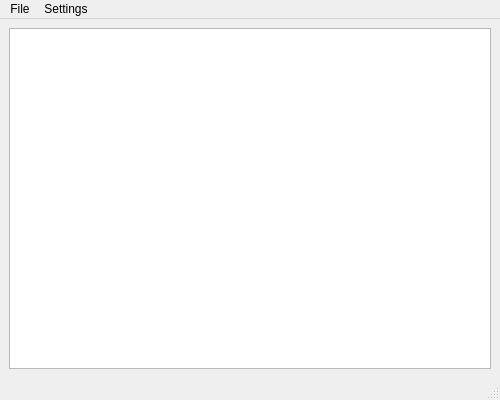
<?xml version="1.0" encoding="UTF-8"?>
<ui version="4.0">
 <class>MainWindow</class>
 <widget class="QMainWindow" name="MainWindow">
  <property name="geometry">
   <rect>
    <x>0</x>
    <y>0</y>
    <width>500</width>
    <height>400</height>
   </rect>
  </property>
  <property name="windowTitle">
   <string>MainWindow</string>
  </property>
  <widget class="QWidget" name="centralwidget">
   <layout class="QFormLayout" name="formLayout_2">
    <item row="0" column="0" colspan="2">
     <widget class="QTextEdit" name="textEdit">
      <property name="enabled">
       <bool>true</bool>
      </property>
     </widget>
    </item>
   </layout>
  </widget>
  <widget class="QMenuBar" name="menubar">
   <property name="geometry">
    <rect>
     <x>0</x>
     <y>0</y>
     <width>500</width>
     <height>23</height>
    </rect>
   </property>
   <widget class="QMenu" name="menuFile">
    <property name="title">
     <string>File</string>
    </property>
    <addaction name="actionNew"/>
    <addaction name="actionOpen"/>
    <addaction name="actionSave"/>
    <addaction name="actionSave_As"/>
   </widget>
   <widget class="QMenu" name="menuSettings">
    <property name="title">
     <string>Settings</string>
    </property>
    <addaction name="actionPreferences"/>
   </widget>
   <addaction name="menuFile"/>
   <addaction name="menuSettings"/>
  </widget>
  <widget class="QStatusBar" name="statusbar"/>
  <action name="actionPreferences">
   <property name="text">
    <string>Preferences...</string>
   </property>
  </action>
  <action name="actionNew">
   <property name="text">
    <string>New</string>
   </property>
  </action>
  <action name="actionOpen">
   <property name="text">
    <string>Open...</string>
   </property>
  </action>
  <action name="actionSave">
   <property name="text">
    <string>Save</string>
   </property>
  </action>
  <action name="actionSave_As">
   <property name="text">
    <string>Save As...</string>
   </property>
  </action>
 </widget>
 <resources/>
 <connections/>
</ui>
